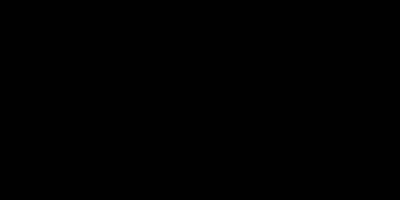
Frame 1 (no input)
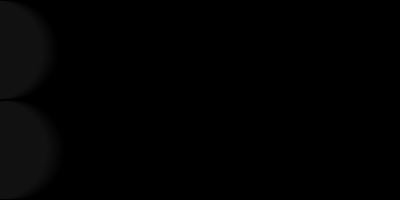
Frame 60 (no input)
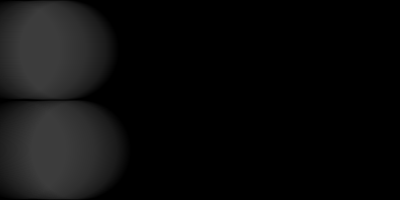
Frame 120 (the mouse pressed at the canvas centre since frame 60)

The p5.js sketch that drew these frames (run headless with seeded random() and noise() and a simulated clock; from frame 60 on, the mouse is pressed at the canvas centre):

// p5.js sketch
// ── sketch.js
let obj1 = {
  x: 0,
  y: 50,
  gray: 0,
  step: 1,
}
let obj2 = {
  x: 0,
  y: 150,
  gray: 0,
  step: 1.1,
}

function setup() {
  createCanvas(400, 200);
  noStroke();
  background(0);
}

function mousePressed() {
  // obj1.x = 0;
  background(0);
}

function draw() {
  draw_ob(obj1);
  draw_ob(obj2);
}

function draw_ob(ob) {
  fill(ob.gray, 5);
  circle(ob.x-50, ob.y, 100);
  ob.x = (ob.x + ob.step) % (width + 100);
  ob.gray = (ob.gray + 1) % 255;
}

// https://editor.p5js.org/jht1493/sketches/nDGl7usRr
// 2.2 - variable edge draw_obj

// https://editor.p5js.org/jht1493/sketches/y98Qq3YM9
// 2.2 - variable edge obj 2

// https://editor.p5js.org/jht1493/sketches/Kik0LOIug
// 2.2 - variable edge obj

// https://editor.p5js.org/jht1493/sketches/I69gHq4bl
// p5js Code! - 2.2 - variable edge full

// https://editor.p5js.org/jht1493/sketches/PEuN_WPty
// p5js Code! - 2.2 - make your own variable edge

// https://editor.p5js.org/jht1493/sketches/HtESWWNTa
// p5js Code! - 2.2 - make your own variable remainder

// Make Your Own (Make Your Own Variable)
// Code! Programming with p5.js
// The Coding Train / Daniel Shiffman
// https://thecodingtrain.com/beginners/p5js/2.2-make-your-own.html
// https://youtu.be/dRhXIIFp-ys

// Make Your Own Variable: https://editor.p5js.org/codingtrain/sketches/xPXNdPy17
// Growing Circle Exercise: https://editor.p5js.org/codingtrain/sketches/ehbMJ-otC
